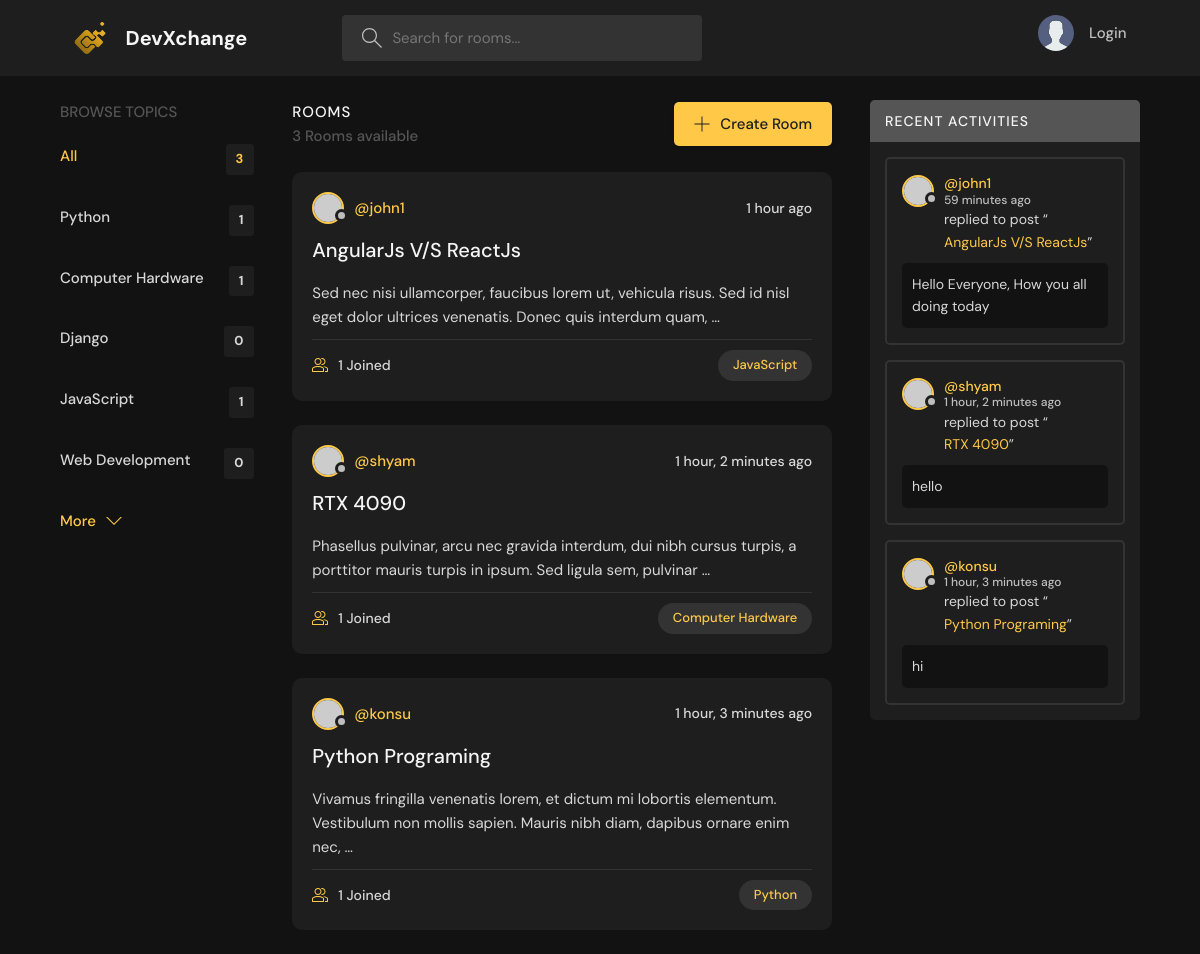
The page / on the database its author committed.
### base/models.py (models this page shows, shortened)
class Topic(models.Model):
    name = models.CharField(max_length=128)

class Room(models.Model):
    host = models.ForeignKey(User,on_delete=models.CASCADE,null=True)
    topic = models.ForeignKey(Topic,on_delete=models.SET_NULL,null=True)
    name = models.CharField(max_length=256)
    description = models.TextField(null=True , blank= True)
    participants = models.ManyToManyField(User,related_name='participants',blank=True)
    updated = models.DateTimeField(auto_now=True)
    created = models.DateTimeField(auto_now_add=True)
    class Meta:
        ordering = ['-updated','-created']
    def __str__(self):
        return self.name

class Message(models.Model):
    user = models.ForeignKey(User,on_delete=models.CASCADE)
    room = models.ForeignKey(Room,on_delete=models.CASCADE)
    body = models.TextField()
    updated = models.DateTimeField(auto_now=True)
    created = models.DateTimeField(auto_now_add=True)
    class Meta:
        ordering = ['-updated','-created']

### base/views.py (the view)
# urls.py: path('',views.home,name="home"),
def home(request):
    q = request.GET.get('q') if request.GET.get('q') != None else ''
    rooms = Room.objects.filter(
        Q(topic__name__icontains=q) |
        Q(name__icontains=q) |
        Q(description__icontains=q)
        )
    Topics =Topic.objects.all()[0:5]
    room_count = rooms.count()
    room_messages = Message.objects.filter(Q(room__topic__name__icontains=q))
    context = {'rooms':rooms,'Topics':Topics,'room_count':room_count,'room_messages':room_messages}
    return render (request, 'base/home.html',context)

### templates/base/home.html (shortened to what this page needs)
{% extends 'main.html' %}
{% block content %}
    <main class="layout layout--3">
      <div class="container">
        {% include 'base/topics_component.html' %}
        <div class="roomList">
          <div class="roomList__header">
            <div>
              <h2>Rooms</h2>
              <p> {{room_count}} Rooms available</p>
            </div>
            <a class="btn btn--main" href="{% url 'create-room' %}">
              <svg version="1.1" xmlns="http://www.w3.org/2000/svg" width="32" height="32" viewBox="0 0 32 32">
                <title>add</title>
                <path
                  d="M16.943 0.943h-1.885v14.115h-14.115v1.885h14.115v14.115h1.885v-14.115h14.115v-1.885h-14.115v-14.115z"
                ></path>
              </svg>
              Create Room
            </a>
          </div>
          {% include 'base/feed_component.html' %}
        </div>
        {% include 'base/activity_component.html' %}
      </div>
    </main>
{% endblock content %}

### templates/base/topics_component.html
<div class="topics">
    <div class="topics__header">
      <h2>Browse Topics</h2>
    </div>
    <ul class="topics__list">
      <li>
        <a href="{% url 'home' %}" class="active">All <span>{{room_count}}</span></a>
      </li>
    {% for Topic in Topics  %}
      <li>
        <a href = "{% url 'home' %}?q={{Topic.name}}">{{Topic.name}} <span>{{Topic.room_set.all.count}}</span></a>
      </li>
    {% endfor %}
    </ul>
    <a class="btn btn--link" href="{% url 'topics' %}">
      More
      <svg version="1.1" xmlns="http://www.w3.org/2000/svg" width="32" height="32" viewBox="0 0 32 32">
        <title>chevron-down</title>
        <path d="M16 21l-13-13h-3l16 16 16-16h-3l-13 13z"></path>
      </svg>
    </a>
  </div>

### templates/base/feed_component.html (shortened to what this page needs)
{%for room in rooms%}
    <div class="roomListRoom">
        <div class="roomListRoom__header">
        <a href="{% url 'user-profile' room.host.id %}" class="roomListRoom__author">
            <div class="avatar avatar--small">
            <img src="https://randomuser.me/api/portraits/women/11.jpg" />
            </div>
            <span>@{{room.host.username}}</span>
        </a>
        <div class="roomListRoom__actions">
            <span>{{room.created|timesince}} ago</span>
        </div>
        </div>
        <div class="roomListRoom__content">
        <a href="{% url 'room' room.id %}">{{room.name}}</a>
        <p>
            {{room.description|truncatewords:20}}
        </p>
        </div>
        <div class="roomListRoom__meta">
        <a href="{% url 'room' room.id %}" class="roomListRoom__joined">
            {{room.participants.all.count}} Joined
        </a>
        <p class="roomListRoom__topic">
        <a href ="{% url 'home' %}?q={{room.topic.name}}">
            {{room.topic.name}}
        </a>
        </p>
        </div>
    </div>
{% endfor %}

### templates/base/activity_component.html (shortened to what this page needs)
<div class="activities">
        <div class="activities__header">
          <h2>Recent Activities</h2>
        </div>
        {% for message in  room_messages %}
        <div class="activities__box">
          <div class="activities__boxHeader roomListRoom__header">
            <a href="{% url 'user-profile' message.user.id %}" class="roomListRoom__author">
              <div class="avatar avatar--small">
                <img src="https://randomuser.me/api/portraits/women/11.jpg" />
              </div>
              <p>
                @{{message.user}}
                <span>{{message.created|timesince}} ago</span>
              </p>
            </a>
          </div>
          <div class="activities__boxContent">
            <p>replied to post “<a href = {% url 'room' message.room.id %} >{{message.room}} </a>”</p>
            <div class="activities__boxRoomContent">
              {{message.body}}
            </div>
          </div>
        </div>
        {% endfor %}
</div>

### rows shown on the page
Topic: name "Python", room_set.all.count "1"
Topic: name "Computer Hardware", room_set.all.count "1"
Topic: name "Django", room_set.all.count "0"
Topic: name "JavaScript", room_set.all.count "1"
Topic: name "Web Development", room_set.all.count "0"
Room: host.username "john1", created "1 hour", name "AngularJs V/S ReactJs", description "Sed nec nisi ullamcorper, faucibus lorem ut, vehicula risus. Sed id nisl eget dolor ultrices venenatis. Donec quis interdum quam, …", participants.all.count "1", topic.name "JavaScript"
Room: host.username "shyam", created "1 hour, 2 minutes", name "RTX 4090", description "Phasellus pulvinar, arcu nec gravida interdum, dui nibh cursus turpis, a porttitor mauris turpis in ipsum. Sed ligula sem, pulvinar …", participants.all.count "1", topic.name "Computer Hardware"
Room: host.username "konsu", created "1 hour, 3 minutes", name "Python Programing", description "Vivamus fringilla venenatis lorem, et dictum mi lobortis elementum. Vestibulum non mollis sapien. Mauris nibh diam, dapibus ornare enim nec, …", participants.all.count "1", topic.name "Python"
Message: user "john1", created "59 minutes", room "AngularJs V/S ReactJs", body "Hello Everyone, How you all doing today"
Message: user "shyam", created "1 hour, 2 minutes", room "RTX 4090", body "hello"
Message: user "konsu", created "1 hour, 3 minutes", room "Python Programing", body "hi"

### other values the page prints
{{ room_count }} "3"
